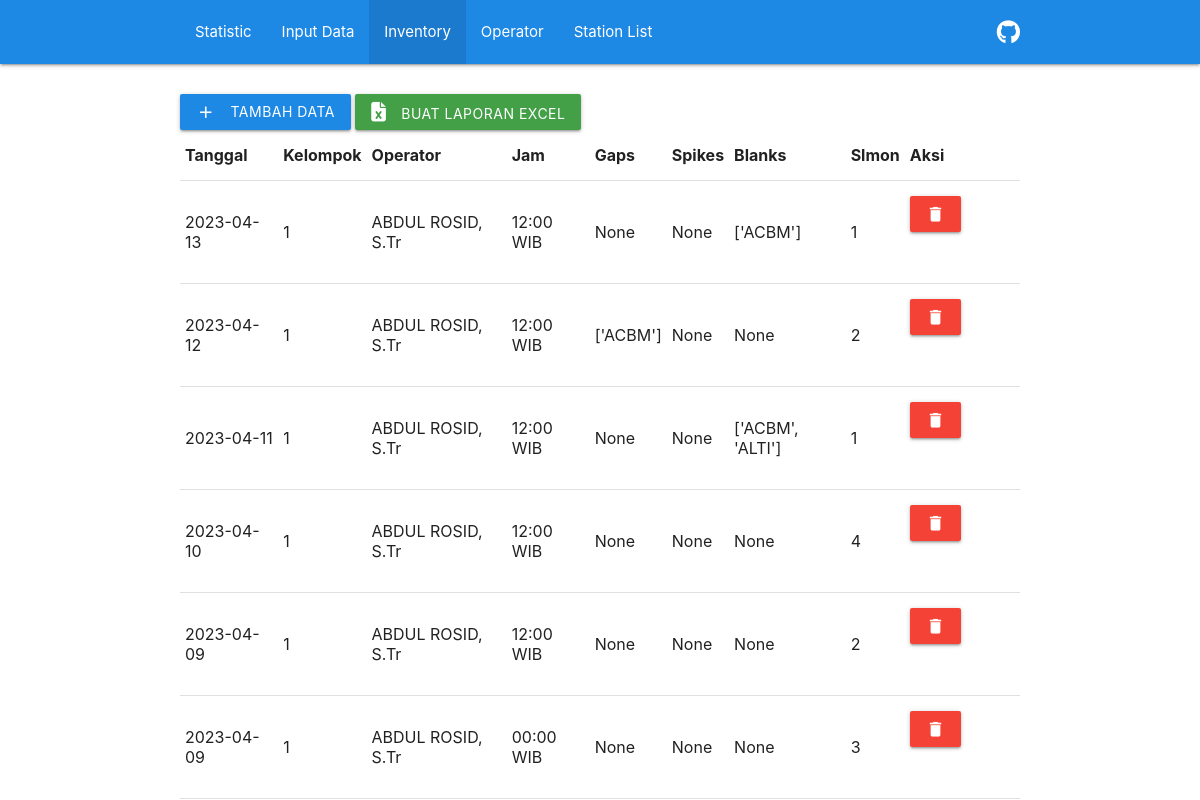
The app's page /checklist-seiscomp/list_view with its own data.
### ChecklistSeiscomp/models.py (models this page shows, shortened)
class ChecklistSeiscompModel(models.Model):
    tanggal = models.DateField()
    jam = models.CharField(max_length=20, choices=WAKTU, default='12:00 WIB')
    kelompok = models.IntegerField(choices=KELOMPOK, default=1)
    operator = models.TextField(null=True,)
    gaps = models.CharField(max_length=500, null=True, blank=True)
    spikes = models.CharField(max_length=500, null=True, blank=True)
    blanks = models.CharField(max_length=500, null=True, blank=True)
    slmon = models.PositiveIntegerField(null=True, blank=True)

### ChecklistSeiscomp/views.py (the view)
# urls.py: path('list_view', views.list_view, name='list_view'),
def list_view(request):
    context = {}
    context["dataset"] = ChecklistSeiscompModel.objects.all().order_by('-tanggal')
    return render(request, "list_view.html", context)

### ChecklistSeiscomp/templates/list_view.html (shortened to what this page needs)
{% extends "base.html" %}
{% load materializecss %}
{% block content %}
<div class="container" style="padding-top: 2rem;">
    <a class="waves-effect waves-light btn blue darken-1" href="{% url 'ChecklistSeiscomp:create_view' %}"><i
            class="material-icons left">add</i>tambah data</a>
    <a class="waves-effect waves-light btn green darken-1" href="/"><i class="fa-solid fa-file-excel" style="padding-right: 1rem;"></i>Buat Laporan
        Excel</a>
    <table>
        <tr>
            <th>Tanggal</th>
            <th>Kelompok</th>
            <th>Operator</th>
            <th>Jam</th>
            <th>Gaps</th>
            <th>Spikes</th>
            <th>Blanks</th>
            <th>Slmon</th>
            <th>Aksi</th>
        </tr>
        {% for data in dataset %}
        <tr>
            <td> {{ data.tanggal|date:'Y-m-d' }} </td>
            <td> {{ data.kelompok }} </td>
            <td> {{ data.operator }} </td>
            <td> {{ data.jam }} </td>
            <td> {{ data.gaps }} </td>
            <td> {{ data.spikes }} </td>
            <td> {{ data.blanks }} </td>
            <td> {{ data.slmon }} </td>
            <td>
                <a id="data_del_btn{{ data.id }}" onmouseup="data_del({{ data.id }})"
                    class="waves-effect waves-light btn red" id="delete-{{ operator.id }}"><i
                        class="material-icons center">delete</i></a>
            </td>
        </tr>
        {% endfor %}
    </table>
</div>
{% endblock content %}

### records on screen
ChecklistSeiscompModel: tanggal "2023-04-13", kelompok "1", operator "ABDUL ROSID, S.Tr", jam "12:00 WIB", gaps "None", spikes "None", blanks "['ACBM']", slmon "1"
ChecklistSeiscompModel: tanggal "2023-04-12", kelompok "1", operator "ABDUL ROSID, S.Tr", jam "12:00 WIB", gaps "['ACBM']", spikes "None", blanks "None", slmon "2"
ChecklistSeiscompModel: tanggal "2023-04-11", kelompok "1", operator "ABDUL ROSID, S.Tr", jam "12:00 WIB", gaps "None", spikes "None", blanks "['ACBM', 'ALTI']", slmon "1"
ChecklistSeiscompModel: tanggal "2023-04-10", kelompok "1", operator "ABDUL ROSID, S.Tr", jam "12:00 WIB", gaps "None", spikes "None", blanks "None", slmon "4"
ChecklistSeiscompModel: tanggal "2023-04-09", kelompok "1", operator "ABDUL ROSID, S.Tr", jam "12:00 WIB", gaps "None", spikes "None", blanks "None", slmon "2"
ChecklistSeiscompModel: tanggal "2023-04-09", kelompok "1", operator "ABDUL ROSID, S.Tr", jam "00:00 WIB", gaps "None", spikes "None", blanks "None", slmon "3"
